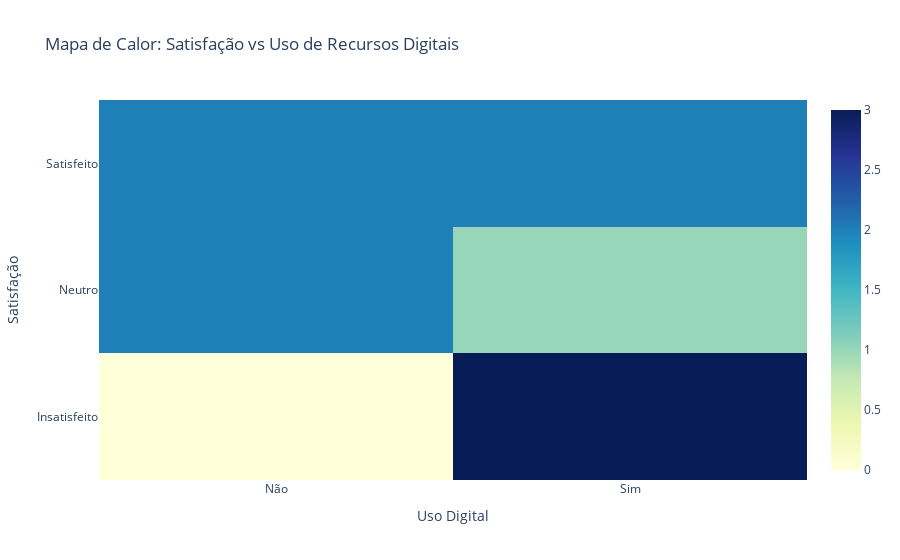

Notebook source saved alongside this figure:
### Code cell
import plotly.graph_objects as go

# Criando a tabela de contingência
contingency_table = pd.crosstab(df['Satisfação'], df['Uso Digital'])

# Criando heatmap
fig = go.Figure(data=go.Heatmap(
                   z=contingency_table.values,
                   x=contingency_table.columns,
                   y=contingency_table.index,
                   colorscale='YlGnBu'))

fig.update_layout(
    title='Mapa de Calor: Satisfação vs Uso de Recursos Digitais',
    xaxis_title='Uso Digital',
    yaxis_title='Satisfação'
)

fig.show()

### Figure 1 — Plotly figure (JSON) as saved in the notebook; plotly's stock layout.template omitted (floating-point values rounded to 4 significant figures)
{"data": [{"colorscale": [[0, "rgb(255,255,217)"], [0.125, "rgb(237,248,177)"], [0.25, "rgb(199,233,180)"], [0.375, "rgb(127,205,187)"], [0.5, "rgb(65,182,196)"], [0.625, "rgb(29,145,192)"], [0.75, "rgb(34,94,168)"], [0.875, "rgb(37,52,148)"], [1, "rgb(8,29,88)"]], "type": "heatmap", "x": ["Não", "Sim"], "y": ["Insatisfeito", "Neutro", "Satisfeito"], "z": [[0, 3], [2, 1], [2, 2]]}], "layout": {"title": {"text": "Mapa de Calor: Satisfação vs Uso de Recursos Digitais"}, "xaxis": {"title": {"text": "Uso Digital"}}, "yaxis": {"title": {"text": "Satisfação"}}}}
